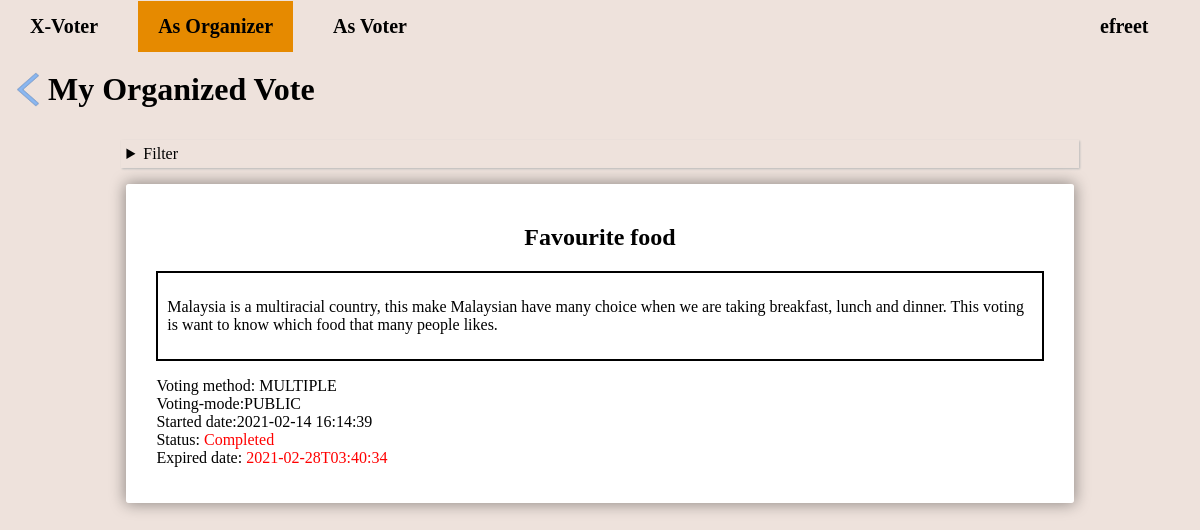
The app's page /userCreatedVote.php (signed in) with its own data.
### tables this page shows
CREATE TABLE `posts` (
  `pid` int(11) NOT NULL,
  `post_title` varchar(100) NOT NULL,
  `post_desc` varchar(300) NOT NULL,
  `post_mode` varchar(10) NOT NULL,
  `post_password` varchar(255) NOT NULL,
  `post_created_date` datetime DEFAULT current_timestamp(),
  `post_expired_date` varchar(20) NOT NULL,
  `vote_method` varchar(25) NOT NULL,
  `number_votes` int(11) NOT NULL,
  `uid` int(11) NOT NULL,
  `post_status` varchar(50) NOT NULL
);

### userCreatedVote.php (the view, shortened to what this page needs)
<?php
	require_once "./link.php";
	if(!isset($_SESSION["loggedin"]) || $_SESSION["loggedin"] !== true){
		header("location: login.php");
		exit;
	}else{
		$uid = $_SESSION["uid"];
		$username = $_SESSION["username"];
    }
	$currentDateTime = date('Y-m-d\TH:i:s',time());
?>
<html>
	<head>
		<link rel="stylesheet" type="text/css" href="./css/style.css">
		<link rel="stylesheet" type="text/css" href="./css/navigation.css">
	</head>
	<body class="body2">
		<ul>
			<li><a href="./index.php">X-Voter</a></li>
			<li class="dropdown"><a class="checkedclass" href="#">As Organizer</a>
			</li>
			<li class="dropdown"><a class="hoverclass" href="#">As Voter</a>
			</li>
			<li class="dropdown" style="float:right; margin-right:50px; width:5%;"><a class="hoverclass" href="./profile.php"><?php echo $username; ?></a>
			</li>
		</ul>
		<div class="titlebox">
			<a href="index.php"><img src="./img/icon-back.png" alt="Back to main page" class="icon"></a>
			<h1>My Organized Vote</h1>
		</div>
		<p class="adminlist">
			<details>
				<summary>Filter</summary>
			</details>
		</p>
		<span id="changeCat">
		<?php
		$result = mysqli_query($link, "SELECT * FROM posts WHERE uid = $uid ORDER BY pid DESC");
		while($row = mysqli_fetch_assoc($result)){ ?>
			<a href="./voteDetail.php?view&pid=<?php echo $row['pid']; ?>" style="color:#000000; text-decoration:none;">
				<fieldset class="show" style="margin-bottom:15px">
					<h2 style="text-align: center;"><?php echo $row["post_title"]; ?></h2>
					<div class="summarybox">
						<p><?php echo $row["post_desc"]; ?></p>
					</div>
					<p>Voting method: <?php echo strtoupper($row["vote_method"]); ?><br>
					Voting-mode:<?php echo strtoupper($row["post_mode"]); ?><br>
					Started date:<?php echo $row["post_created_date"]; ?><br>
					<?php
					if($row["post_expired_date"] <= $currentDateTime){
						echo "Status: <span>Completed</span><br>Expired date: <span>$row[post_expired_date] </span>";
					}else{
						echo "Status: <span style='color:#00ffbf;'>On-going</span><br>Expired date: <span style='color:#00ffbf;'>$row[post_expired_date] </span>";
					}
					?></p>
				</fieldset>
			</a>
		<?php }?>
	</body>
</html>

### css/style.css (style rules this page uses)
.body2 { background: #EEE2DC; }
span { color:red; }
fieldset { background: white; border: 0 none; border-radius: 3px; box-shadow: 0 0 15px 1px rgba(0, 0, 0, 0.4); padding: 20px 30px; box-sizing: border-box; width: 80%; margin: 0 10%; }
img.icon { padding-top: 13px; width:40px; height:35px; float:left; }
.titlebox { margin-top:5%; height:65px; border-radius:8px 8px 0px 0px; }
.titlebox h1 { padding:12px 40px; margin:auto; color: black; }
.summarybox { border:2px solid black; padding: 1%; }
.adminlist { background-color:#d0c6f3; }

### css/navigation.css (style rules this page uses)
ul { list-style-type: none; text-align: center; padding: 0; right:0; left:0; top:-25px; position:fixed; }
li { float:left; font-weight:bold; font-size: 20px; padding: 10px; text-decoration:none; display: inline; }
li a { display:inline-block; font-weight:bold; text-align:center; text-decoration:none; padding: 14px 20px; }
.checkedclass { background-color:#e68a00; }
li a:visited, a:link { color:black; }
li.dropdown { display: block; }

### userCreatedVote.php (style rules this page uses)
details > summary { margin:auto; margin-bottom:0px; margin-top:0px; padding: 5px; border: none; box-shadow: 1px 1px 2px #bbbbbb; cursor: pointer; width:80%; }

### records on screen
posts: post_title "Favourite food", post_desc "Malaysia is a multiracial country, this make Malaysian have many choice when we are taking breakfast, lunch and dinner. This voting is want to know which food that many people likes.", vote_method "MULTIPLE", post_mode "PUBLIC", post_created_date "2021-02-14 16:14:39", post_expired_date "2021-02-28T03:40:34"

### other values on screen
$username "efreet"
